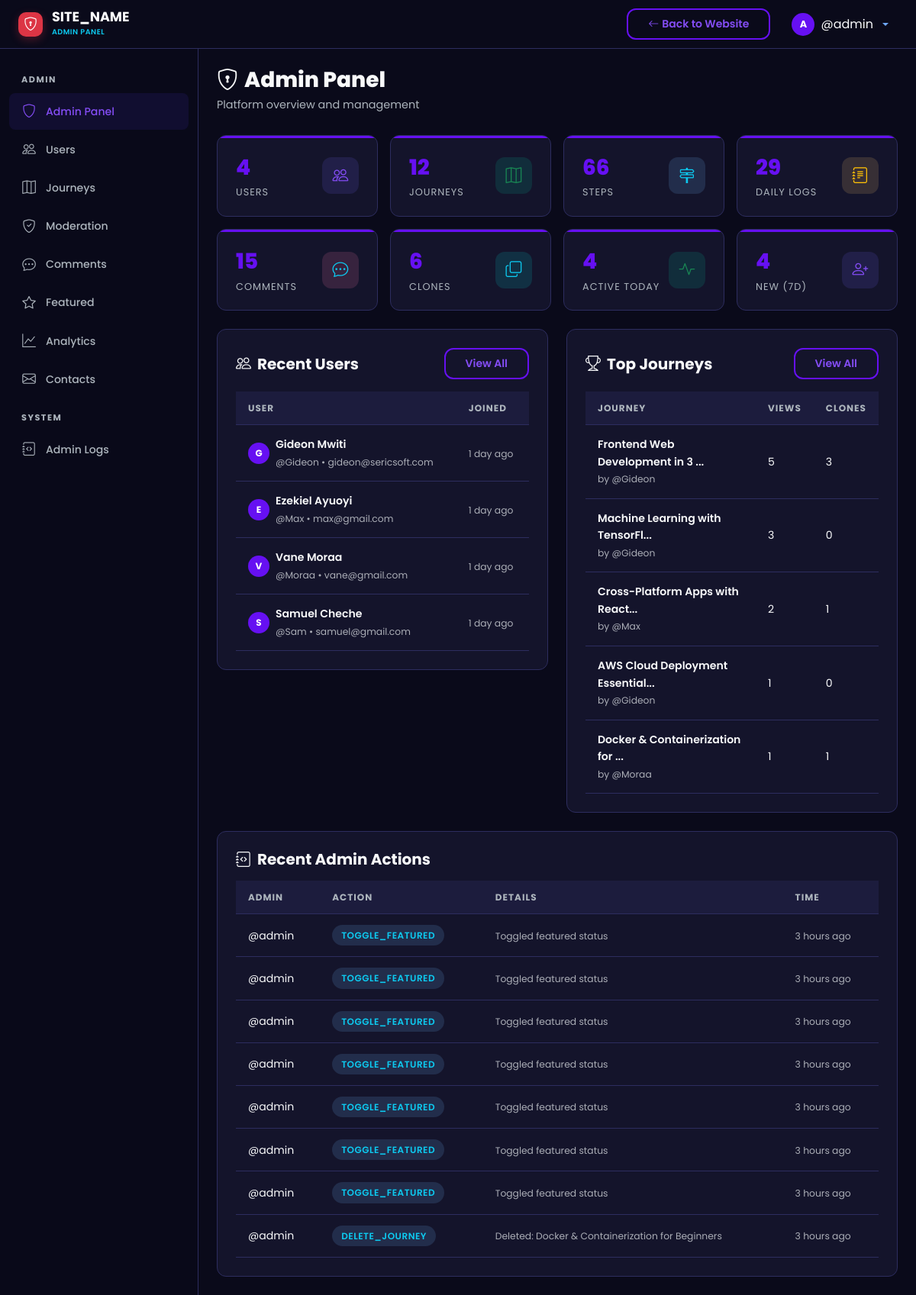
Page /admin/dashboard.php (signed in) on the committed database.
### tables this page shows
CREATE TABLE `users` (
  `id` int UNSIGNED NOT NULL,
  `username` varchar(50) NOT NULL,
  `email` varchar(255) NOT NULL,
  `password_hash` varchar(255) NOT NULL,
  `full_name` varchar(100) NOT NULL,
  `avatar` varchar(255) DEFAULT 'default-avatar.png',
  `bio` text,
  `role` enum('user','admin') NOT NULL DEFAULT 'user',
  `is_active` tinyint(1) NOT NULL DEFAULT '1',
  `current_streak` int UNSIGNED NOT NULL DEFAULT '0',
  `longest_streak` int UNSIGNED NOT NULL DEFAULT '0',
  `last_activity_date` date DEFAULT NULL,
  `created_at` datetime NOT NULL DEFAULT CURRENT_TIMESTAMP,
  `updated_at` datetime NOT NULL DEFAULT CURRENT_TIMESTAMP ON UPDATE CURRENT_TIMESTAMP
);

CREATE TABLE `journeys` (
  `id` int UNSIGNED NOT NULL,
  `user_id` int UNSIGNED NOT NULL,
  `title` varchar(255) NOT NULL,
  `slug` varchar(255) NOT NULL,
  `description` text,
  `category_id` int UNSIGNED DEFAULT NULL,
  `visibility` enum('public','private') NOT NULL DEFAULT 'public',
  `status` enum('active','completed','archived') NOT NULL DEFAULT 'active',
  `is_featured` tinyint(1) NOT NULL DEFAULT '0',
  `total_steps` int UNSIGNED NOT NULL DEFAULT '0',
  `completed_steps` int UNSIGNED NOT NULL DEFAULT '0',
  `clone_count` int UNSIGNED NOT NULL DEFAULT '0',
  `view_count` int UNSIGNED NOT NULL DEFAULT '0',
  `created_at` datetime NOT NULL DEFAULT CURRENT_TIMESTAMP,
  `updated_at` datetime NOT NULL DEFAULT CURRENT_TIMESTAMP ON UPDATE CURRENT_TIMESTAMP
);

CREATE TABLE `admin_logs` (
  `id` int UNSIGNED NOT NULL,
  `admin_id` int UNSIGNED NOT NULL,
  `action` varchar(100) NOT NULL,
  `target_type` varchar(50) DEFAULT NULL,
  `target_id` int UNSIGNED DEFAULT NULL,
  `details` text,
  `ip_address` varchar(45) DEFAULT NULL,
  `created_at` datetime NOT NULL DEFAULT CURRENT_TIMESTAMP
);

### includes/helpers.php (called while the page is built, shortened)
<?php
function sanitize(?string $input): string {
    return htmlspecialchars(trim($input), ENT_QUOTES, 'UTF-8');
}
function timeAgo(string $datetime): string {
    $now  = new DateTime();
    $past = new DateTime($datetime);
    $diff = $now->diff($past);
    if ($diff->d > 0) return $diff->d . ' day' . ($diff->d > 1 ? 's' : '') . ' ago';
    if ($diff->h > 0) return $diff->h . ' hour' . ($diff->h > 1 ? 's' : '') . ' ago';
    return 'just now';
}
function truncateText(string $text, int $length = 150): string {
    if (mb_strlen($text) <= $length) return $text;
    return mb_substr($text, 0, $length) . '...';
}

### admin/dashboard.php (the view, shortened to what this page needs)
<?php
require_once __DIR__ . '/includes/admin_header.php';
$db = getDB();
$totalUsers     = (int)$db->query("SELECT COUNT(*) FROM users WHERE role != 'admin'")->fetchColumn();
$totalJourneys  = (int)$db->query("SELECT COUNT(*) FROM journeys")->fetchColumn();
$totalSteps     = (int)$db->query("SELECT COUNT(*) FROM steps")->fetchColumn();
$totalLogs      = (int)$db->query("SELECT COUNT(*) FROM daily_logs")->fetchColumn();
$totalComments  = (int)$db->query("SELECT COUNT(*) FROM step_comments WHERE is_deleted = 0")->fetchColumn();
$totalClones    = (int)$db->query("SELECT SUM(clone_count) FROM journeys")->fetchColumn();
$activeToday    = (int)$db->query("SELECT COUNT(*) FROM users WHERE last_activity_date = CURDATE() AND role != 'admin'")->fetchColumn();
$newUsersWeek   = (int)$db->query("SELECT COUNT(*) FROM users WHERE created_at >= DATE_SUB(NOW(), INTERVAL 7 DAY) AND role != 'admin'")->fetchColumn();
$recentUsers = $db->query("SELECT * FROM users WHERE role != 'admin' ORDER BY created_at DESC LIMIT 5")->fetchAll();
$topJourneys = $db->query("SELECT j.*, u.username FROM journeys j JOIN users u ON j.user_id = u.id WHERE j.visibility = 'public' ORDER BY j.view_count DESC LIMIT 5")->fetchAll();
$adminLogs = $db->query("SELECT al.*, u.username FROM admin_logs al JOIN users u ON al.admin_id = u.id ORDER BY al.created_at DESC LIMIT 10")->fetchAll();
?>
<div class="st-page-header">
    <h1 class="st-page-title"><i class="bi bi-shield-lock me-2"></i>Admin Panel</h1>
    <p class="st-page-subtitle">Platform overview and management</p>
</div>
<div class="row g-3 mb-4">
    <?php
    $statCards = [
        ['Users', $totalUsers, 'bi-people', 'rgba(108,92,231,0.15)', 'var(--st-primary-light)'],
        ['Journeys', $totalJourneys, 'bi-map', 'rgba(0,184,148,0.15)', 'var(--st-success)'],
        ['Steps', $totalSteps, 'bi-signpost-2', 'rgba(116,185,255,0.15)', 'var(--st-info)'],
        ['Daily Logs', $totalLogs, 'bi-journal-text', 'rgba(253,203,110,0.15)', 'var(--st-warning)'],
        ['Comments', $totalComments, 'bi-chat-dots', 'rgba(253,121,168,0.15)', 'var(--st-accent)'],
        ['Clones', $totalClones, 'bi-copy', 'rgba(0,206,201,0.15)', 'var(--st-secondary)'],
        ['Active Today', $activeToday, 'bi-activity', 'rgba(0,184,148,0.15)', 'var(--st-success)'],
        ['New (7d)', $newUsersWeek, 'bi-person-plus', 'rgba(108,92,231,0.15)', 'var(--st-primary-light)'],
    ];
    foreach ($statCards as $sc):
    ?>
    <div class="col-6 col-md-3">
        <div class="st-stat-card">
            <div class="d-flex align-items-center justify-content-between">
                <div>
                    <div class="st-stat-value"><?= number_format($sc[1]) ?></div>
                    <div class="st-stat-label"><?= $sc[0] ?></div>
                </div>
                <div class="st-stat-icon" style="background:<?= $sc[3] ?>;color:<?= $sc[4] ?>;">
                    <i class="bi <?= $sc[2] ?>"></i>
                </div>
            </div>
        </div>
    </div>
    <?php endforeach; ?>
</div>
<div class="row g-4">
    <div class="col-lg-6">
        <div class="st-card">
            <div class="d-flex justify-content-between align-items-center mb-3">
                <h5 class="fw-bold mb-0"><i class="bi bi-people me-2"></i>Recent Users</h5>
                <a href="<?= SITE_URL ?>/admin/users.php" class="btn btn-sm btn-st-secondary">View All</a>
            </div>
            <div class="table-responsive">
                <table class="st-table">
                    <thead><tr><th>User</th><th>Joined</th></tr></thead>
                    <tbody>
                        <?php foreach ($recentUsers as $u): ?>
                        <tr>
                            <td>
                                <div class="d-flex align-items-center gap-2">
                                    <div class="st-avatar-initial" style="width:28px;height:28px;font-size:0.75rem;">
                                        <?= substr(sanitize(!empty($u['full_name']) ? $u['full_name'] : $u['username']), 0, 1) ?>
                                    </div>
                                    <div>
                                          <div class="fw-semibold"><?= sanitize($u['full_name']) ?></div>
                                          <small class="text-muted"><?= sanitize($u['username']) ?> &bull; <?= sanitize($u['email']) ?></small>
                                    </div>
                                </div>
                            </td>
                            <td><small class="text-muted"><?= timeAgo($u['created_at']) ?></small></td>
                        </tr>
                        <?php endforeach; ?>
                    </tbody>
                </table>
            </div>
        </div>
    </div>
    <div class="col-lg-6">
        <div class="st-card">
            <div class="d-flex justify-content-between align-items-center mb-3">
                <h5 class="fw-bold mb-0"><i class="bi bi-trophy me-2"></i>Top Journeys</h5>
                <a href="<?= SITE_URL ?>/admin/journeys.php" class="btn btn-sm btn-st-secondary">View All</a>
            </div>
            <div class="table-responsive">
                <table class="st-table">
                    <thead><tr><th>Journey</th><th>Views</th><th>Clones</th></tr></thead>
                    <tbody>
                        <?php foreach ($topJourneys as $tj): ?>
                        <tr>
                            <td>
                                <div class="fw-semibold"><?= sanitize(truncateText($tj['title'], 30)) ?></div>
                                <small class="text-muted">by <?= sanitize($tj['username']) ?></small>
                            </td>
                            <td><?= number_format($tj['view_count']) ?></td>
                            <td><?= $tj['clone_count'] ?></td>
                        </tr>
                        <?php endforeach; ?>
                    </tbody>
                </table>
            </div>
        </div>
    </div>
</div>
<?php if (!empty($adminLogs)): ?>
<div class="st-card mt-4">
    <h5 class="fw-bold mb-3"><i class="bi bi-journal-code me-2"></i>Recent Admin Actions</h5>
    <div class="table-responsive">
        <table class="st-table">
            <thead><tr><th>Admin</th><th>Action</th><th>Details</th><th>Time</th></tr></thead>
            <tbody>
                <?php foreach ($adminLogs as $al): ?>
                <tr>
                    <td><?= sanitize($al['username']) ?></td>
                    <td><span class="st-badge st-badge-info"><?= sanitize($al['action']) ?></span></td>
                    <td><small class="text-muted"><?= sanitize(truncateText($al['details'] ?? '', 50)) ?></small></td>
                    <td><small class="text-muted"><?= timeAgo($al['created_at']) ?></small></td>
                </tr>
                <?php endforeach; ?>
            </tbody>
        </table>
    </div>
</div>
<?php endif; ?>
<?php require_once __DIR__ . '/includes/admin_footer.php'; ?>

### assets/css/style.css (style rules this page uses)
:root { --st-primary: #6610f2; --st-primary-light: #844df5; --st-primary-dark: #520dc2; --st-secondary: #0dcaf0; --st-accent: #0dcaf0; --st-success: #198754; --st-warning: #ffc107; --st-danger: #dc3545; --st-info: #0dcaf0; --st-dark: #0a0a1a; --st-dark-card: #14142b; --st-dark-surface: #1c1c3d; --st-dark-border: #2d2d5f; --st-text: #f8f9fa; --st-text-muted: #adb5bd; --st-gradient-1: var(--st-primary); --st-gradient-2: var(--st-secondary); --st-gradient-3: #6c5ce7; --st-radius: 12px; --st-radius-sm: 8px; --st-radius-lg: 24px; --st-shadow: 0 10px 30px rgba(0, 0, 0, 0.3); --st-shadow-sm: 0 4px 12px rgba(0, 0, 0, 0.2); --st-transition: all 0.3s cubic-bezier(0.4, 0, 0.2, 1); --st-font: 'Poppins', 'Montserrat', sans-serif; }
* { margin: 0; padding: 0; box-sizing: border-box; }
body { font-family: var(--st-font); background: var(--st-dark); color: var(--st-text); line-height: 1.6; overflow-x: hidden; min-height: 100vh; }
a { color: var(--st-primary-light); text-decoration: none; transition: var(--st-transition); }
.btn-st-secondary { background: transparent; border: 2px solid var(--st-primary); color: var(--st-primary-light); font-weight: 600; padding: 8px 26px; border-radius: var(--st-radius); transition: var(--st-transition); }
.st-card { background: var(--st-dark-card); border: 1px solid var(--st-dark-border); border-radius: var(--st-radius); padding: 24px; transition: var(--st-transition); }
.st-stat-card { background: var(--st-dark-card); border: 1px solid var(--st-dark-border); border-radius: var(--st-radius); padding: 20px 24px; position: relative; overflow: hidden; }
.st-stat-card::before { content: ''; position: absolute; top: 0; left: 0; right: 0; height: 3px; background: var(--st-primary); }
.st-stat-card .st-stat-icon { width: 48px; height: 48px; border-radius: 12px; display: flex; align-items: center; justify-content: center; font-size: 1.3rem; }
.st-stat-card .st-stat-value { font-size: 1.75rem; font-weight: 800; color: var(--st-primary); }
.st-stat-card .st-stat-label { font-size: 0.8rem; color: var(--st-text-muted); text-transform: uppercase; letter-spacing: 1px; }
.st-badge { display: inline-flex; align-items: center; gap: 4px; padding: 4px 12px; border-radius: 20px; font-size: 0.75rem; font-weight: 600; text-transform: uppercase; letter-spacing: 0.5px; }
.st-badge-info { background: rgba(116, 185, 255, 0.15); color: var(--st-info); }
.st-avatar-initial { width: 32px; height: 32px; background: var(--st-primary); color: #fff; border-radius: 50%; display: flex; align-items: center; justify-content: center; font-weight: 700; font-size: inherit; text-transform: uppercase; flex-shrink: 0; overflow: hidden; }

### assets/css/dashboard.css (style rules this page uses)
.st-page-header { margin-bottom: 28px; }
.st-page-title { font-size: 1.75rem; font-weight: 800; margin-bottom: 4px; }
.st-page-subtitle { color: var(--st-text-muted); font-size: 0.9rem; }
.st-table { width: 100%; color: var(--st-text); }
.st-table thead th { background: var(--st-dark-surface); font-size: 0.75rem; font-weight: 700; text-transform: uppercase; letter-spacing: 1px; color: var(--st-text-muted); padding: 12px 16px; border-bottom: 1px solid var(--st-dark-border); }
.st-table tbody td { padding: 14px 16px; border-bottom: 1px solid var(--st-dark-border); vertical-align: middle; font-size: 0.88rem; }

### rows in the picture
users: full_name "G", full_name "Gideon Mwiti", username "@Gideon", email "gideon@sericsoft.com", created_at "1 day ago"
users: full_name "E", full_name "Ezekiel Ayuoyi", username "@Max", email "max@gmail.com", created_at "1 day ago"
users: full_name "V", full_name "Vane Moraa", username "@Moraa", email "vane@gmail.com", created_at "1 day ago"
users: full_name "S", full_name "Samuel Cheche", username "@Sam", email "samuel@gmail.com", created_at "1 day ago"
journeys: title "Frontend Web Development in 3 ...", user.username "@Gideon", view_count "5", clone_count "3"
journeys: title "Machine Learning with TensorFl...", user.username "@Gideon", view_count "3", clone_count "0"
journeys: title "Cross-Platform Apps with React...", user.username "@Max", view_count "2", clone_count "1"
journeys: title "AWS Cloud Deployment Essential...", user.username "@Gideon", view_count "1", clone_count "0"
journeys: title "Docker & Containerization for ...", user.username "@Moraa", view_count "1", clone_count "1"
admin_logs: admin.username "@admin", action "TOGGLE_FEATURED", details "Toggled featured status", created_at "3 hours ago"
admin_logs: admin.username "@admin", action "TOGGLE_FEATURED", details "Toggled featured status", created_at "3 hours ago"
admin_logs: admin.username "@admin", action "TOGGLE_FEATURED", details "Toggled featured status", created_at "3 hours ago"
admin_logs: admin.username "@admin", action "TOGGLE_FEATURED", details "Toggled featured status", created_at "3 hours ago"
admin_logs: admin.username "@admin", action "TOGGLE_FEATURED", details "Toggled featured status", created_at "3 hours ago"
admin_logs: admin.username "@admin", action "TOGGLE_FEATURED", details "Toggled featured status", created_at "3 hours ago"
admin_logs: admin.username "@admin", action "TOGGLE_FEATURED", details "Toggled featured status", created_at "3 hours ago"
admin_logs: admin.username "@admin", action "DELETE_JOURNEY", details "Deleted: Docker & Containerization for Beginners", created_at "3 hours ago"

### other values in the picture
SITE_NAME "SITE_NAME"
$currentUser['username'] "@admin"
$sc[1] "4"
$sc[0] "USERS"
$sc[1] "12"
$sc[0] "JOURNEYS"
$sc[1] "66"
$sc[0] "STEPS"
$sc[1] "29"
$sc[0] "DAILY LOGS"
$sc[1] "15"
$sc[0] "COMMENTS"
$sc[1] "6"
$sc[0] "CLONES"
$sc[0] "ACTIVE TODAY"
